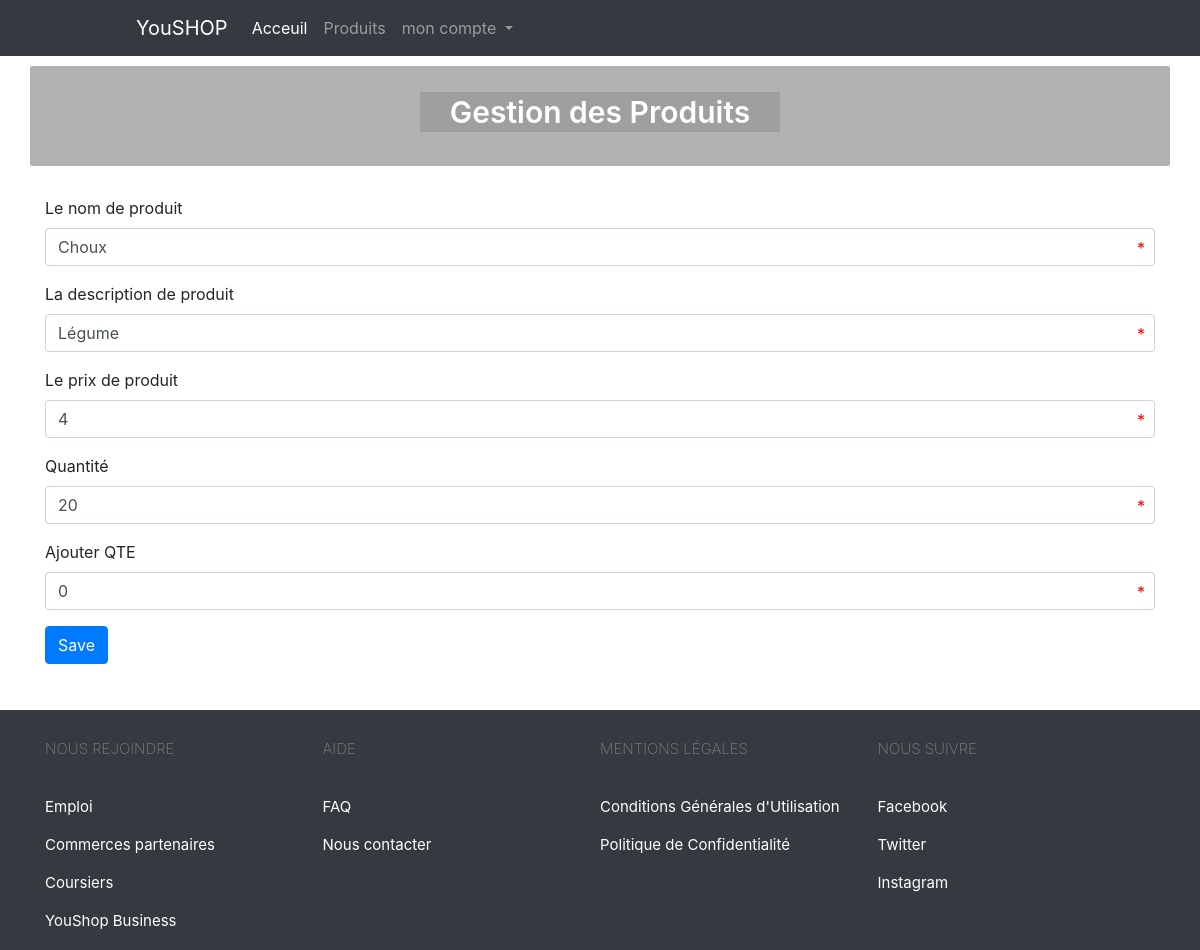
/manageproducts.php?do=edit&id=10 (signed in), run on the app's committed database.
### tables this page shows
CREATE TABLE `products` (
  `id` int(11) NOT NULL,
  `name` varchar(255) NOT NULL,
  `description` varchar(255) NOT NULL,
  `price` float NOT NULL,
  `date` date NOT NULL,
  `qte` int(11) NOT NULL DEFAULT 0
);

### manageproducts.php (the view, shortened to what this page needs)
<?php
if (isset($_SESSION['admin'])) {
    include "init.php";
    $do = isset($_GET['do']) ? $_GET['do'] : 'manage';
    if ($do == 'manage') {
        $stmt = $db->prepare("SELECT * FROM products");
        $stmt->execute(array());
        $rows = $stmt->fetchAll();
?>
        <div class="container">
            <div class="blank"></div>
            <div class="table-responsive table-center text-center">
                <table class="table table-striped">
                    <thead>
                        <tr>
                            <th scope="col">#ID</th>
                            <th scope="col">Image de produit</th>
                            <th scope="col">Nom de produit</th>
                            <th scope="col">Descripton de produit</th>
                            <th scope="col">Prix de produit</th>
                            <th scope="col">Quantité</th>
                            <th scope="col">Date d<?= '\'' ?>ajoute</th>
                            <th scope="col">Controle</th>
                        </tr>
                    </thead>
                    <?php
                    foreach ($rows as $row) {
                    ?>
                        <tbody>
                            <tr>
                                <th scope="row"><?php echo $row['id'] ?></th>
                                <td><img id="img_product" src="layout/images/<?php echo $row['name'] ?>.png" alt=""></td>
                                <td><?php echo $row['name'] ?></td>
                                <td><?php echo $row['description'] ?></td>
                                <td><?php echo number_format((float) $row['price'], 2, ',', ''); ?> DH</td>
                                <td><?php echo $row['qte'] ?></td>
                                <td><?php echo $row['date'] ?></td>
                                <td>
                                    <a href="?do=edit&id=<?php echo $row['id'] ?>" class="btn btn-success"><i class="fas fa-edit"></i></a>
                                    <a href="?do=delete&id=<?php echo $row['id'] ?>" class="btn btn-danger confirm"><i class="fas fa-trash"></i></a>
                                </td>
                            </tr>
                        </tbody>
                    <?php } ?>
                </table>
            </div>
            <a href="?do=add" class="btn btn-primary"><i class="fas fa-plus"></i>Ajouter produit</a>
        </div>
        <?php
    } elseif ($do == 'edit') {
        $id = isset($_GET['id']) && is_numeric($_GET['id']) ? intval($_GET['id']) : 0;
        $stmt = $db->prepare("SELECT * FROM products WHERE id = ? LIMIT 1");
        $stmt->execute(array($id));
        $row = $stmt->fetch();
        $count = $stmt->rowCount();
        if ($count > 0) {
        ?>
            <div class="blank"></div>
            <div class="container">
                <form action="?do=update" method="POST">
                    <div class="form-group">
                        <label for="formGroupExampleInput">Le nom de produit</label>
                        <input name="name" type="text" class="form-control" id="UserName" value="<?php echo $row['name'] ?>" autocomplete="off" required>
                    </div>
                    <div class="form-group">
                        <label for="formGroupExampleInput">La description de produit</label>
                        <input name="description" type="text" class="form-control" id="UserName" value="<?php echo $row['description'] ?>" autocomplete="off" required>
                    </div>
                    <div class="form-group">
                        <label for="formGroupExampleInput">Le prix de produit</label>
                        <input name="price" type="text" class="form-control" id="UserName" value="<?php echo $row['price'] ?>" autocomplete="off" required>
                    </div>
                    <div class="form-group">
                        <label for="formGroupExampleInput">Quantité</label>
                        <input name="qte" type="number" class="form-control" id="UserName" value="<?php echo $row['qte'] ?>" autocomplete="off" required>
                    </div>
                    <div class="form-group">
                        <label for="formGroupExampleInput">Ajouter QTE</label>
                        <input name="addqte" type="number" class="form-control" id="UserName" value="0" autocomplete="off" required>
                    </div>
                    <div class="form-group">
                        <input type="submit" value="Save" class="btn btn-primary">
                    </div>
                </form>
            </div>
<?php
        } else {
            $errorMsg = 'Tu peut pas entrer directement dans cette page';
            redirect($errorMsg, 5);
        }
    }
    include $tplDirName . "footer.php";
} else {
    header('location: index.php');
}

### layout/css/backend.css (style rules this page uses)
.blank { height: 30px; }
.form-group { position: relative; }

### data on the page
products: name "Choux", description "Légume", price "4", qte "20"

### other printed values
$titleOfPage "Gestion des Produits"
